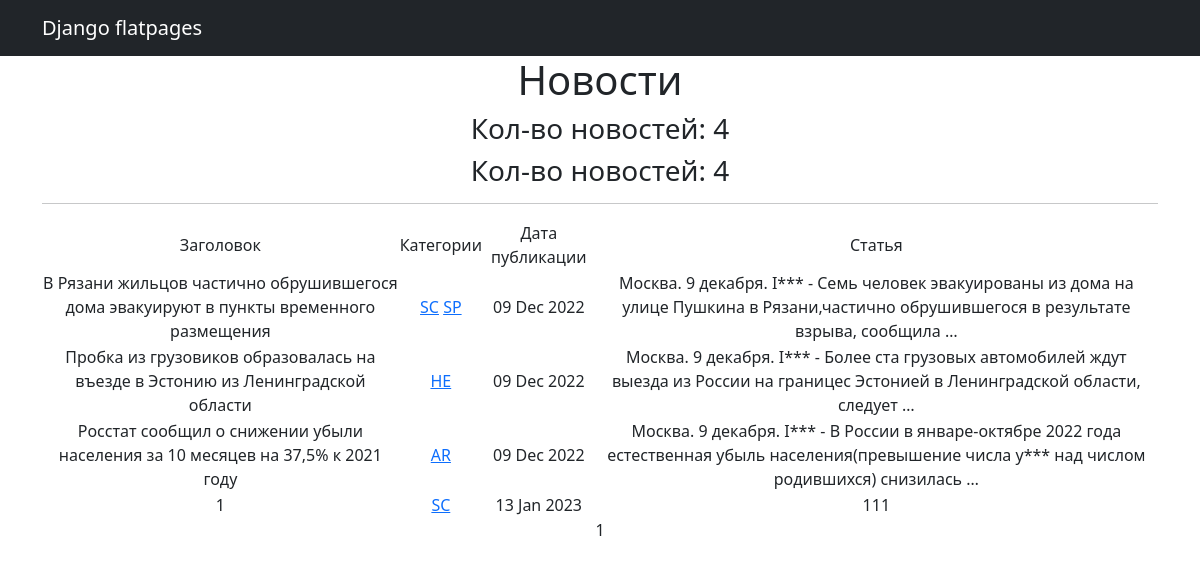
Before: /news/ with the older database file.
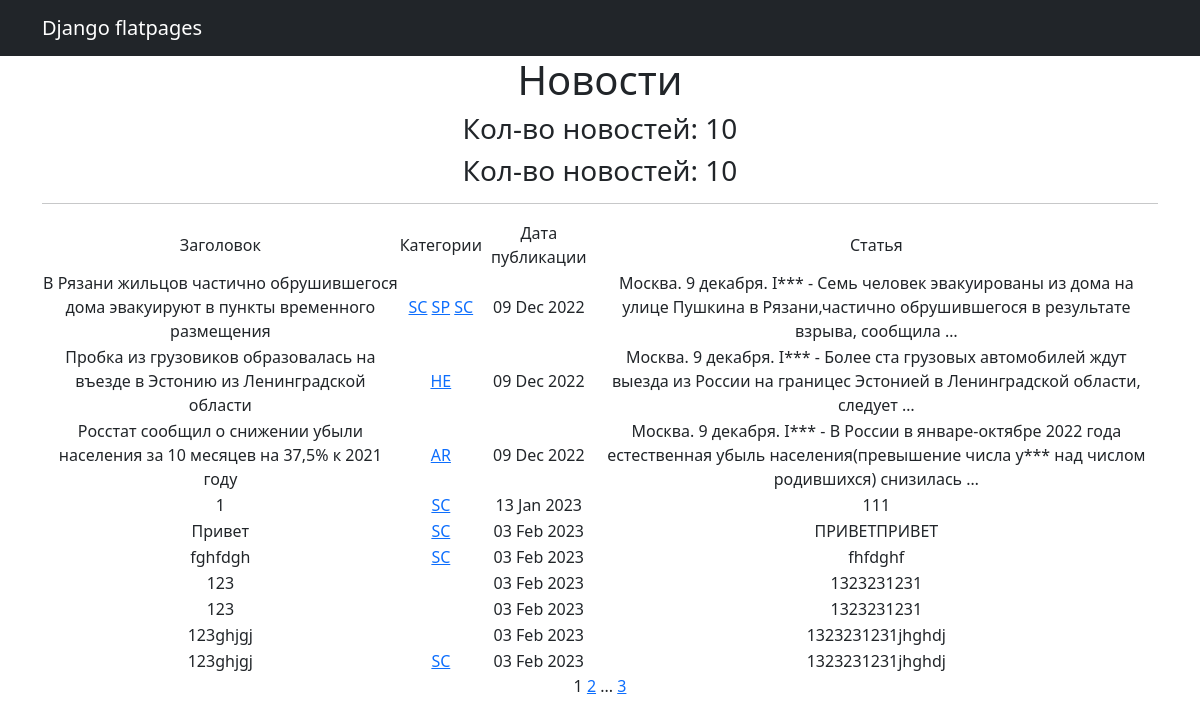
After: the same page with the newer database file.
### news/models.py (models this page shows, shortened)
class Post(models.Model):
    author = models.ForeignKey(Author, on_delete=models.CASCADE)
    type_of_post = models.CharField(max_length=2, choices=type_post)
    time_in = models.DateTimeField(auto_now_add=True)
    title = models.CharField(max_length=255)
    text = models.TextField()
    rating_post = models.IntegerField(default=0)
    post_category = models.ManyToManyField(Category, through='PostCategory')
    @property
    def rating(self):
        return self.rating_post

class Category(models.Model):
    name_category = models.CharField(unique=True, max_length=2, choices=category)
    subscribers = models.ManyToManyField(User, blank=True, null=True, related_name='categories')
    def __str__(self):
        return self.name_category

### news/views.py (the view)
# urls.py: path('news/', cache_page(60)(NewsList.as_view()), name='news_list'),
class NewsList(ListView):
    model = Post
    ordering = 'time_in'
    template_name = 'news.html'
    context_object_name = 'news'
    paginate_by = 10

### news/templatetags/custom_filter.py (called while the page is built)
@register.filter()
def censor(value: str) -> str:
    CURRENCY_WORDS = {'INTERFAX.RU':True,
                      'умерших': True
                      }
    try:
        if not isinstance(value, str):
            raise Exception('Error')
        a = value
        for word in list(CURRENCY_WORDS.keys()):
            if word in a:
                a = a.replace(word, f'{word[:1]}***')
            if word.capitalize() in a:
                a = a.replace(word.capitalize(), f'{word[:1].capitalize()}***')
        return a
    except Exception as e:
        print(e)

### templates/news.html (shortened to what this page needs)
{% extends 'flatpages/default.html' %}
{% load custom_filter %}
{% block content %}
   <h1>Новости</h1>
    {% load cache %}
    {% cache 60 header %}
        <h3>Кол-во новостей: {{ news|length }}</h3>
    {% endcache %}
   <h3>Кол-во новостей: {{ news|length }}</h3>
    <hr>
   {% if news %}
       <table>
           <tr>
               <td>Заголовок</td>
               <td>Категории</td>
               <td>Дата публикации</td>
               <td>Статья</td>
           </tr>
           {% for post in news %}
           <tr>
               <td>{{ post.title }}</td>
               <td>
                   {% for category in post.post_category.all %}
                        <a href="{% url 'category_list' category.id %}">{{ category }}</a>
                   {% endfor %}
               </td>
               <td>{{ post.time_in|date:'d M Y' }}</td>
               <td>{{ post.text|truncatewords:20|censor }}</td>
           </tr>
           {% endfor %}
       </table>
   {% else %}
       <h2>Новостей нет!</h2>
   {% endif %}
   {{ page_obj.number }}
   {% if page_obj.has_next %}
       <a href="?page={{ page_obj.next_page_number }}">{{ page_obj.next_page_number }}</a>
       {% if paginator.num_pages != page_obj.next_page_number %}
           ...
           <a href="?page={{ page_obj.paginator.num_pages }}">{{ page_obj.paginator.num_pages }}</a>
       {% endif %}
   {% endif %}
{% endblock content %}

Changed rows visible on the page:
changed Post (number 1 of 10 on the later page): gains Category (name_category "SC")
added Post: title "Привет", time_in "03 Feb 2023", text|censor "ПРИВЕТПРИВЕТ", Category (name_category "SC")
added Post: title "fghfdgh", time_in "03 Feb 2023", text|censor "fhfdghf", Category (name_category "SC")
added Post: title "123", time_in "03 Feb 2023", text|censor "1323231231"
added Post: title "123", time_in "03 Feb 2023", text|censor "1323231231"
added Post: title "123ghjgj", time_in "03 Feb 2023", text|censor "1323231231jhghdj"
added Post: title "123ghjgj", time_in "03 Feb 2023", text|censor "1323231231jhghdj", Category (name_category "SC")
Other visible differences:
{{ news|length }}: "4" → "10"
{{ page_obj.next_page_number }}: (not shown) → "2"
{{ page_obj.paginator.num_pages }}: (not shown) → "3"
